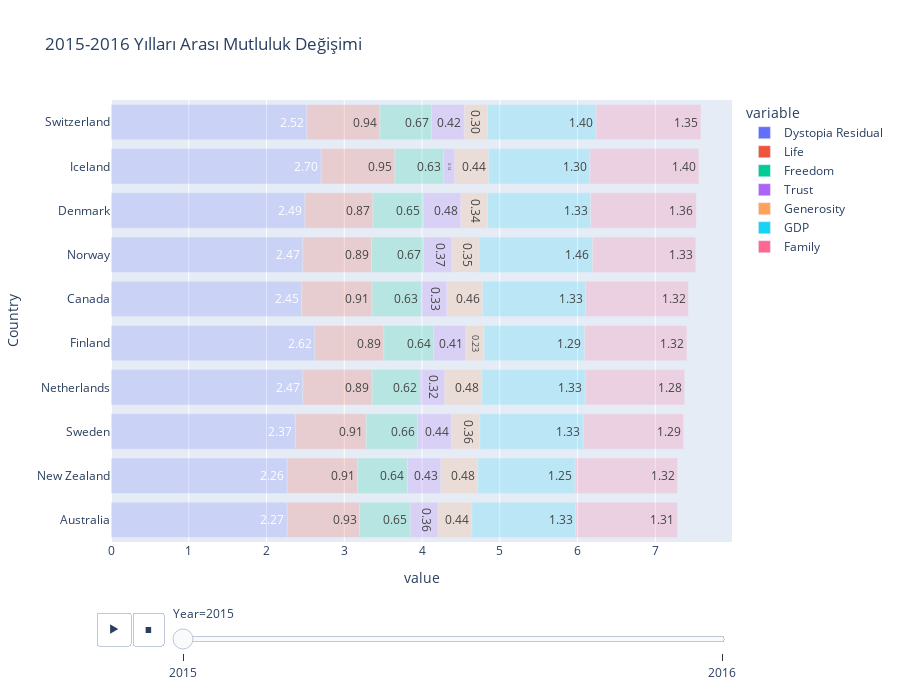

The code cell stored with this chart in its notebook:
### Code cell
df_1 = pd.concat([df2015.melt(id_vars=['Country','Year','Happiness Score','Happiness Rank','Region']),
                 df2016.melt(id_vars=['Country','Year','Happiness Score','Happiness Rank','Region']),],ignore_index=True)
fig = px.bar(df_1[df_1["Happiness Rank"] <=10].sort_values(by="Happiness Score"), y="Country", x="value", color='variable',animation_frame='Year',
             height=700,title="2015-2016 Yılları Arası Mutluluk Değişimi",opacity=.2,text="value")
fig.update_traces(texttemplate='%{text:.2f}',textposition='auto')
fig.update_layout(transition = {'duration': 1000})
fig.show()

### Figure 1 — Plotly figure (JSON) as saved in the notebook; plotly's stock layout.template omitted (floating-point values rounded to 4 significant figures)
{"data": [{"alignmentgroup": "True", "hovertemplate": "variable=Dystopia Residual<br>Year=2015<br>value=%{text}<br>Country=%{y}<extra></extra>", "legendgroup": "Dystopia Residual", "marker": {"color": "#636efa", "opacity": 0.2, "pattern": {"shape": ""}}, "name": "Dystopia Residual", "offsetgroup": "Dystopia Residual", "orientation": "h", "showlegend": true, "text": ["2.26646", "2.26425", "2.37119", "2.4657", "2.61955", "2.45176", "2.46531", "2.49204", "2.70201", "2.51738"], "textposition": "auto", "texttemplate": "%{text:.2f}", "type": "bar", "x": [2.266, 2.264, 2.371, 2.466, 2.62, 2.452, 2.465, 2.492, 2.702, 2.517], "xaxis": "x", "y": ["Australia", "New Zealand", "Sweden", "Netherlands", "Finland", "Canada", "Norway", "Denmark", "Iceland", "Switzerland"], "yaxis": "y"}, {"alignmentgroup": "True", "hovertemplate": "variable=Life<br>Year=2015<br>value=%{text}<br>Country=%{y}<extra></extra>", "legendgroup": "Life", "marker": {"color": "#EF553B", "opacity": 0.2, "pattern": {"shape": ""}}, "name": "Life", "offsetgroup": "Life", "orientation": "h", "showlegend": true, "text": ["0.93156", "0.90837", "0.91087", "0.89284", "0.88911", "0.90563", "0.88521", "0.87464", "0.94784", "0.94143"], "textposition": "auto", "texttemplate": "%{text:.2f}", "type": "bar", "x": [0.9316, 0.9084, 0.9109, 0.8928, 0.8891, 0.9056, 0.8852, 0.8746, 0.9478, 0.9414], "xaxis": "x", "y": ["Australia", "New Zealand", "Sweden", "Netherlands", "Finland", "Canada", "Norway", "Denmark", "Iceland", "Switzerland"], "yaxis": "y"}, {"alignmentgroup": "True", "hovertemplate": "variable=Freedom<br>Year=2015<br>value=%{text}<br>Country=%{y}<extra></extra>", "legendgroup": "Freedom", "marker": {"color": "#00cc96", "opacity": 0.2, "pattern": {"shape": ""}}, "name": "Freedom", "offsetgroup": "Freedom", "orientation": "h", "showlegend": true, "text": ["0.65124", "0.63938", "0.6598", "0.61576", "0.64169", "0.63297", "0.66973", "0.64938", "0.62877", "0.66557"], "textposition": "auto", "texttemplate": "%{text:.2f}", "type": "bar", "x": [0.6512, 0.6394, 0.6598, 0.6158, 0.6417, 0.633, 0.6697, 0.6494, 0.6288, 0.6656], "xaxis": "x", "y": ["Australia", "New Zealand", "Sweden", "Netherlands", "Finland", "Canada", "Norway", "Denmark", "Iceland", "Switzerland"], "yaxis": "y"}, {"alignmentgroup": "True", "hovertemplate": "variable=Trust<br>Year=2015<br>value=%{text}<br>Country=%{y}<extra></extra>", "legendgroup": "Trust", "marker": {"color": "#ab63fa", "opacity": 0.2, "pattern": {"shape": ""}}, "name": "Trust", "offsetgroup": "Trust", "orientation": "h", "showlegend": true, "text": ["0.35637", "0.42922", "0.43844", "0.31814", "0.41372", "0.32957", "0.36503", "0.48357", "0.14145", "0.41978"], "textposition": "auto", "texttemplate": "%{text:.2f}", "type": "bar", "x": [0.3564, 0.4292, 0.4384, 0.3181, 0.4137, 0.3296, 0.365, 0.4836, 0.1414, 0.4198], "xaxis": "x", "y": ["Australia", "New Zealand", "Sweden", "Netherlands", "Finland", "Canada", "Norway", "Denmark", "Iceland", "Switzerland"], "yaxis": "y"}, {"alignmentgroup": "True", "hovertemplate": "variable=Generosity<br>Year=2015<br>value=%{text}<br>Country=%{y}<extra></extra>", "legendgroup": "Generosity", "marker": {"color": "#FFA15A", "opacity": 0.2, "pattern": {"shape": ""}}, "name": "Generosity", "offsetgroup": "Generosity", "orientation": "h", "showlegend": true, "text": ["0.43562", "0.47501", "0.36262", "0.4761", "0.23351", "0.45811", "0.34699", "0.34139", "0.4363", "0.29678"], "textposition": "auto", "texttemplate": "%{text:.2f}", "type": "bar", "x": [0.4356, 0.475, 0.3626, 0.4761, 0.2335, 0.4581, 0.347, 0.3414, 0.4363, 0.2968], "xaxis": "x", "y": ["Australia", "New Zealand", "Sweden", "Netherlands", "Finland", "Canada", "Norway", "Denmark", "Iceland", "Switzerland"], "yaxis": "y"}, {"alignmentgroup": "True", "hovertemplate": "variable=GDP<br>Year=2015<br>value=%{text}<br>Country=%{y}<extra></extra>", "legendgroup": "GDP", "marker": {"color": "#19d3f3", "opacity": 0.2, "pattern": {"shape": ""}}, "name": "GDP", "offsetgroup": "GDP", "orientation": "h", "showlegend": true, "text": ["1.33358", "1.25018", "1.33171", "1.32944", "1.29025", "1.32629", "1.459", "1.32548", "1.30232", "1.39651"], "textposition": "auto", "texttemplate": "%{text:.2f}", "type": "bar", "x": [1.334, 1.25, 1.332, 1.329, 1.29, 1.326, 1.459, 1.325, 1.302, 1.397], "xaxis": "x", "y": ["Australia", "New Zealand", "Sweden", "Netherlands", "Finland", "Canada", "Norway", "Denmark", "Iceland", "Switzerland"], "yaxis": "y"}, {"alignmentgroup": "True", "hovertemplate": "variable=Family<br>Year=2015<br>value=%{text}<br>Country=%{y}<extra></extra>", "legendgroup": "Family", "marker": {"color": "#FF6692", "opacity": 0.2, "pattern": {"shape": ""}}, "name": "Family", "offsetgroup": "Family", "orientation": "h", "showlegend": true, "text": ["1.30923", "1.31967", "1.28907", "1.28017", "1.31826", "1.32261", "1.33095", "1.36058", "1.40223", "1.34951"], "textposition": "auto", "texttemplate": "%{text:.2f}", "type": "bar", "x": [1.309, 1.32, 1.289, 1.28, 1.318, 1.323, 1.331, 1.361, 1.402, 1.35], "xaxis": "x", "y": ["Australia", "New Zealand", "Sweden", "Netherlands", "Finland", "Canada", "Norway", "Denmark", "Iceland", "Switzerland"], "yaxis": "y"}], "layout": {"barmode": "relative", "height": 700, "legend": {"title": {"text": "variable"}, "tracegroupgap": 0}, "sliders": [{"active": 0, "currentvalue": {"prefix": "Year="}, "len": 0.9, "pad": {"b": 10, "t": 60}, "steps": [{"args": [["2015"], {"frame": {"duration": 0, "redraw": true}, "fromcurrent": true, "mode": "immediate", "transition": {"duration": 0, "easing": "linear"}}], "label": "2015", "method": "animate"}, {"args": [["2016"], {"frame": {"duration": 0, "redraw": true}, "fromcurrent": true, "mode": "immediate", "transition": {"duration": 0, "easing": "linear"}}], "label": "2016", "method": "animate"}], "x": 0.1, "xanchor": "left", "y": 0, "yanchor": "top"}], "title": {"text": "2015-2016 Yılları Arası Mutluluk Değişimi"}, "transition": {"duration": 1000}, "updatemenus": [{"buttons": [{"args": [null, {"frame": {"duration": 500, "redraw": true}, "fromcurrent": true, "mode": "immediate", "transition": {"duration": 500, "easing": "linear"}}], "label": "&#9654;", "method": "animate"}, {"args": [[null], {"frame": {"duration": 0, "redraw": true}, "fromcurrent": true, "mode": "immediate", "transition": {"duration": 0, "easing": "linear"}}], "label": "&#9724;", "method": "animate"}], "direction": "left", "pad": {"r": 10, "t": 70}, "showactive": false, "type": "buttons", "x": 0.1, "xanchor": "right", "y": 0, "yanchor": "top"}], "xaxis": {"anchor": "y", "domain": [0.0, 1.0], "title": {"text": "value"}}, "yaxis": {"anchor": "x", "domain": [0.0, 1.0], "title": {"text": "Country"}}}}
